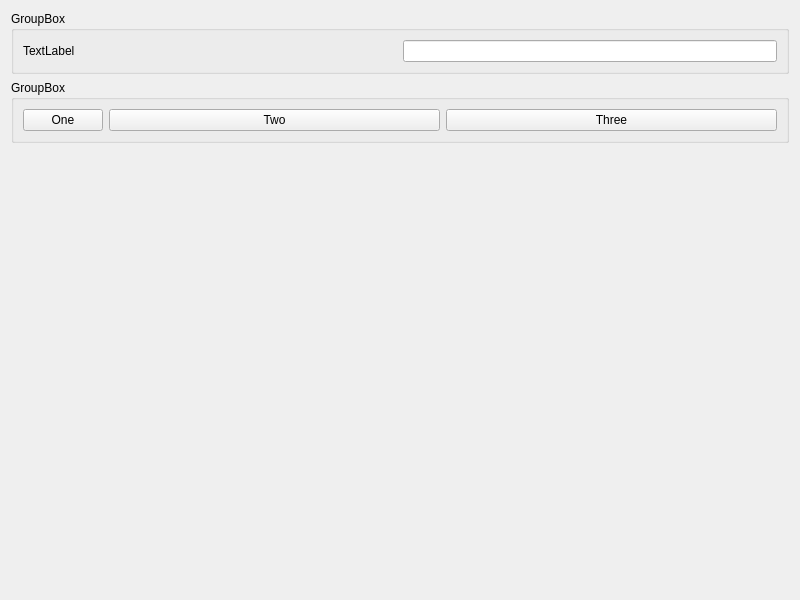
<?xml version="1.0" encoding="UTF-8"?>
<ui version="4.0">
 <class>Widget</class>
 <widget class="QWidget" name="Widget">
  <property name="geometry">
   <rect>
    <x>0</x>
    <y>0</y>
    <width>800</width>
    <height>600</height>
   </rect>
  </property>
  <property name="windowTitle">
   <string>Widget</string>
  </property>
  <layout class="QVBoxLayout" name="verticalLayout">
   <item>
    <widget class="QGroupBox" name="groupBox">
     <property name="title">
      <string>GroupBox</string>
     </property>
     <layout class="QHBoxLayout" name="horizontalLayout">
      <item>
       <widget class="QLabel" name="label">
        <property name="sizePolicy">
         <sizepolicy hsizetype="Preferred" vsizetype="Preferred">
          <horstretch>0</horstretch>
          <verstretch>0</verstretch>
         </sizepolicy>
        </property>
        <property name="text">
         <string>TextLabel</string>
        </property>
       </widget>
      </item>
      <item>
       <widget class="QLineEdit" name="lineEdit">
        <property name="sizePolicy">
         <sizepolicy hsizetype="Preferred" vsizetype="Preferred">
          <horstretch>0</horstretch>
          <verstretch>0</verstretch>
         </sizepolicy>
        </property>
       </widget>
      </item>
     </layout>
    </widget>
   </item>
   <item>
    <widget class="QGroupBox" name="groupBox_2">
     <property name="title">
      <string>GroupBox</string>
     </property>
     <layout class="QHBoxLayout" name="horizontalLayout_2">
      <item>
       <widget class="QPushButton" name="pushButton">
        <property name="text">
         <string>One</string>
        </property>
       </widget>
      </item>
      <item>
       <widget class="QPushButton" name="pushButton_2">
        <property name="sizePolicy">
         <sizepolicy hsizetype="Minimum" vsizetype="Fixed">
          <horstretch>1</horstretch>
          <verstretch>0</verstretch>
         </sizepolicy>
        </property>
        <property name="text">
         <string>Two</string>
        </property>
       </widget>
      </item>
      <item>
       <widget class="QPushButton" name="pushButton_3">
        <property name="sizePolicy">
         <sizepolicy hsizetype="Minimum" vsizetype="Fixed">
          <horstretch>1</horstretch>
          <verstretch>0</verstretch>
         </sizepolicy>
        </property>
        <property name="text">
         <string>Three</string>
        </property>
       </widget>
      </item>
     </layout>
    </widget>
   </item>
   <item>
    <spacer name="verticalSpacer">
     <property name="orientation">
      <enum>Qt::Vertical</enum>
     </property>
     <property name="sizeHint" stdset="0">
      <size>
       <width>20</width>
       <height>449</height>
      </size>
     </property>
    </spacer>
   </item>
  </layout>
 </widget>
 <resources/>
 <connections/>
</ui>
